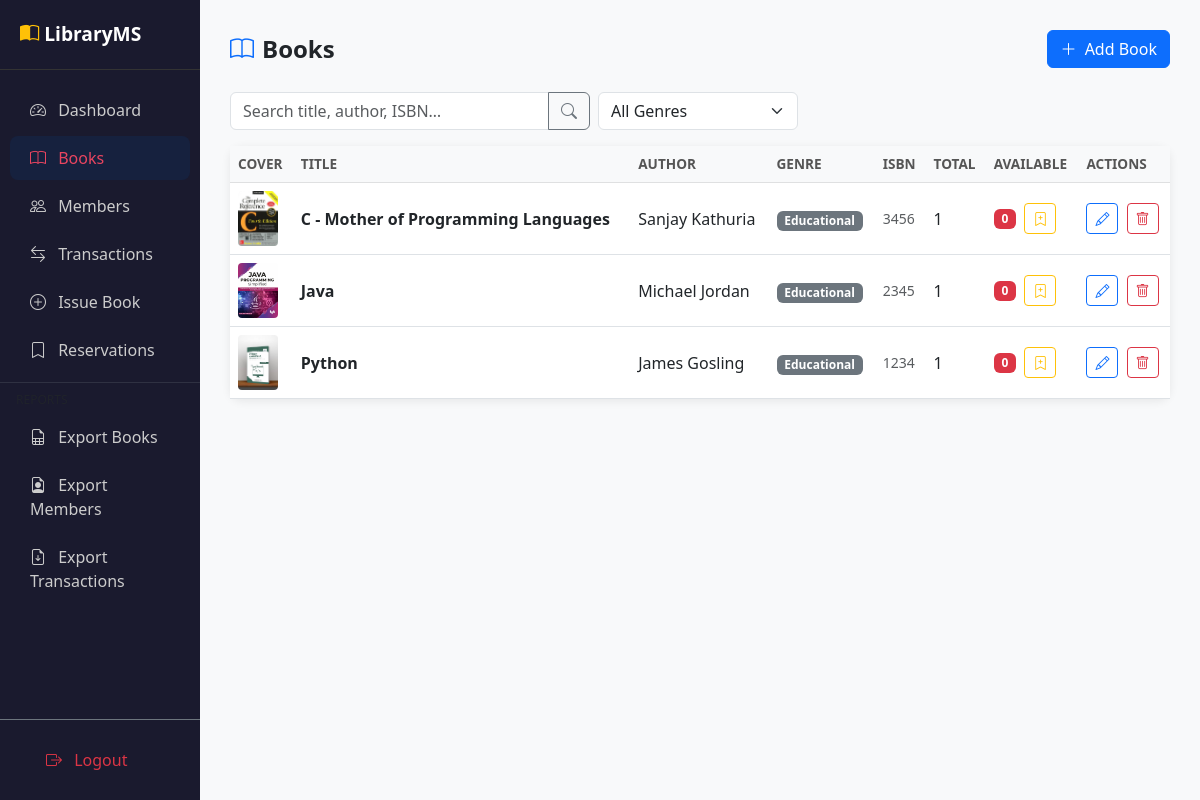
/books/ (signed in), run on the app's committed database.
### app/models.py (models this page shows, shortened)
class Book(db.Model):
    __tablename__ = 'books'
    id = db.Column(db.Integer, primary_key=True)
    title = db.Column(db.String(200), nullable=False)
    author = db.Column(db.String(100), nullable=False)
    genre = db.Column(db.String(50))
    isbn = db.Column(db.String(20), unique=True)
    total_copies = db.Column(db.Integer, default=1)
    available_copies = db.Column(db.Integer, default=1)
    cover_image = db.Column(db.String(200), nullable=True)
    added_date = db.Column(db.DateTime, default=datetime.utcnow)
    transactions = db.relationship('Transaction', backref='book', lazy=True)
    reservations = db.relationship('Reservation', backref='book', lazy=True)

### app/routes/books.py (the view, shortened to what this page needs)
@books_bp.route('/')
@login_required
def index():
    query = request.args.get('q', '')
    genre_filter = request.args.get('genre', '')
    genres = [g[0] for g in db.session.query(Book.genre).filter(Book.genre != None).distinct().all()]
    books_q = Book.query
    if genre_filter:
        books_q = books_q.filter(Book.genre == genre_filter)
    books = books_q.order_by(Book.added_date.desc()).all()
    return render_template('books/index.html', books=books, query=query,
                           genres=genres, genre_filter=genre_filter)

### app/models.py (called while the page is built)
@login_manager.user_loader
def load_user(user_id):
    return Admin.query.get(int(user_id))

### app/templates/books/index.html (shortened to what this page needs)
{% extends 'base.html' %}
{% block content %}
<div class="d-flex justify-content-between align-items-center mb-4">
    <h4 class="fw-bold mb-0"><i class="bi bi-book text-primary me-2"></i>Books</h4>
    <a href="{{ url_for('books.add') }}" class="btn btn-primary">
        <i class="bi bi-plus-lg me-1"></i> Add Book
    </a>
</div>
<form class="mb-3 d-flex gap-2 flex-wrap" method="GET">
    <div class="input-group" style="max-width:360px">
        <input type="text" name="q" class="form-control" placeholder="Search title, author, ISBN…" value="{{ query }}">
        <button class="btn btn-outline-secondary" type="submit"><i class="bi bi-search"></i></button>
    </div>
    <select name="genre" class="form-select" style="max-width:200px" onchange="this.form.submit()">
        <option value="">All Genres</option>
    </select>
</form>
<div class="card">
    <div class="card-body p-0">
        <table class="table table-hover align-middle mb-0">
            <thead class="table-light">
                <tr><th>Cover</th><th>Title</th><th>Author</th><th>Genre</th><th>ISBN</th><th>Total</th><th>Available</th><th>Actions</th></tr>
            </thead>
            <tbody>
            {% for book in books %}
            <tr>
                <td>
                    {% if book.cover_image %}
                        <img src="{{ url_for('static', filename='uploads/' + book.cover_image) }}"
                             style="width:40px;height:55px;object-fit:cover;border-radius:4px">
                    {% else %}
                        <div style="width:40px;height:55px;background:#e9ecef;border-radius:4px;display:flex;align-items:center;justify-content:center">
                            <i class="bi bi-book text-muted"></i>
                        </div>
                    {% endif %}
                </td>
                <td class="fw-semibold">{{ book.title }}</td>
                <td>{{ book.author }}</td>
                <td><span class="badge bg-secondary">{{ book.genre or '—' }}</span></td>
                <td class="text-muted small">{{ book.isbn or '—' }}</td>
                <td>{{ book.total_copies }}</td>
                <td>
                    {% if book.available_copies > 0 %}
                        <span class="badge bg-success">{{ book.available_copies }}</span>
                    {% else %}
                        <span class="badge bg-danger">0</span>
                        <a href="{{ url_for('reservations.reserve') }}" class="btn btn-sm btn-outline-warning ms-1" title="Reserve">
                            <i class="bi bi-bookmark-plus"></i>
                        </a>
                    {% endif %}
                </td>
                <td>
                    <a href="{{ url_for('books.edit', book_id=book.id) }}" class="btn btn-sm btn-outline-primary me-1">
                        <i class="bi bi-pencil"></i>
                    </a>
                    <form method="POST" action="{{ url_for('books.delete', book_id=book.id) }}" class="d-inline"
                          onsubmit="return confirm('Delete this book?')">
                        <button class="btn btn-sm btn-outline-danger"><i class="bi bi-trash"></i></button>
                    </form>
                </td>
            </tr>
            {% else %}
            <tr><td colspan="8" class="text-center text-muted py-4">No books found.</td></tr>
            {% endfor %}
            </tbody>
        </table>
    </div>
</div>
{% endblock %}

### app/templates/base.html (shortened to what this page needs)
<!DOCTYPE html>
<html lang="en">
<head>
    <link href="https://cdn.jsdelivr.net/npm/bootstrap@5.3.0/dist/css/bootstrap.min.css" rel="stylesheet">
    <link href="https://cdn.jsdelivr.net/npm/bootstrap-icons@1.10.0/font/bootstrap-icons.css" rel="stylesheet">
</head>
<body>
<div class="container-fluid p-0">
    <div class="row g-0">
        <div class="col-md-2 sidebar d-flex flex-column">
            <div class="sidebar-brand">
                <i class="bi bi-book-half text-warning"></i> LibraryMS
            </div>
            <nav class="nav flex-column mt-3 flex-grow-1">
                <a class="nav-link {% if request.endpoint == 'dashboard.index' %}active{% endif %}" href="{{ url_for('dashboard.index') }}">
                    <i class="bi bi-speedometer2"></i> Dashboard
                </a>
                <a class="nav-link {% if 'books' in request.endpoint %}active{% endif %}" href="{{ url_for('books.index') }}">
                    <i class="bi bi-book"></i> Books
                </a>
                <a class="nav-link {% if 'members' in request.endpoint %}active{% endif %}" href="{{ url_for('members.index') }}">
                    <i class="bi bi-people"></i> Members
                </a>
                <a class="nav-link {% if 'transactions' in request.endpoint %}active{% endif %}" href="{{ url_for('transactions.index') }}">
                    <i class="bi bi-arrow-left-right"></i> Transactions
                </a>
                <a class="nav-link" href="{{ url_for('transactions.issue') }}">
                    <i class="bi bi-plus-circle"></i> Issue Book
                </a>
                <a class="nav-link {% if 'reservations' in request.endpoint %}active{% endif %}" href="{{ url_for('reservations.index') }}">
                    <i class="bi bi-bookmark"></i> Reservations
                </a>
                <hr class="border-secondary my-2">
                <p class="text-muted small px-3 mb-1" style="font-size:0.75rem;text-transform:uppercase">Reports</p>
                <a class="nav-link" href="{{ url_for('reports.export_books') }}">
                    <i class="bi bi-file-earmark-spreadsheet"></i> Export Books
                </a>
                <a class="nav-link" href="{{ url_for('reports.export_members') }}">
                    <i class="bi bi-file-earmark-person"></i> Export Members
                </a>
                <a class="nav-link" href="{{ url_for('reports.export_transactions') }}">
                    <i class="bi bi-file-earmark-arrow-down"></i> Export Transactions
                </a>
            </nav>
            <div class="p-3 border-top border-secondary">
                <a href="{{ url_for('auth.logout') }}" class="nav-link text-danger">
                    <i class="bi bi-box-arrow-right"></i> Logout
                </a>
            </div>
        </div>
        <div class="col-md-10 main-content">
            {% block content %}{% endblock %}
        </div>
    </div>
</div>
</body>
</html>

### app/templates/base.html (style rules this page uses)
body { background-color: #f8f9fa; }
.sidebar { min-height: 100vh; background: #1a1a2e; color: white; }
.sidebar .nav-link { color: #ccc; padding: 10px 20px; border-radius: 8px; margin: 2px 10px; }
.sidebar .nav-link:hover, .sidebar .nav-link.active { background: #16213e; color: #e94560; }
.sidebar .nav-link i { margin-right: 8px; }
.sidebar-brand { padding: 20px; font-size: 1.2rem; font-weight: bold; border-bottom: 1px solid #333; }
.main-content { padding: 30px; }
.card { border: none; border-radius: 12px; box-shadow: 0 2px 10px rgba(0,0,0,0.08); }
.table th { font-weight: 600; color: #555; font-size: 0.85rem; text-transform: uppercase; }

### data on the page
Book: cover_image (picture), title "C - Mother of Programming Languages", author "Sanjay Kathuria", genre "Educational", isbn "3456", total_copies "1"
Book: cover_image (picture), title "Java", author "Michael Jordan", genre "Educational", isbn "2345", total_copies "1"
Book: cover_image (picture), title "Python", author "James Gosling", genre "Educational", isbn "1234", total_copies "1"
